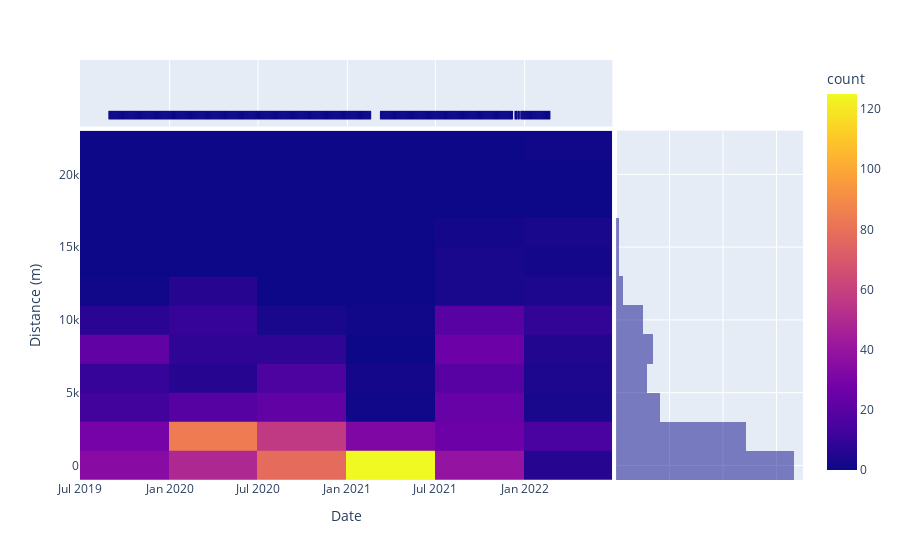

The notebook cell saved with this chart:
### Markdown cell above
![](./fig2.svg)

### Code cell


### Figure 1 — Plotly figure (JSON) as saved in the notebook; plotly's stock layout.template omitted (floating-point values rounded to 4 significant figures; data arrays with more than 128 entries replaced by an {"elided": "..."} marker saying what was removed)
{"data": [{"coloraxis": "coloraxis", "hovertemplate": "Date=%{x}<br>Distance (m)=%{y}<br>count=%{z}<extra></extra>", "name": "", "type": "histogram2d", "x": {"elided": "883 str values"}, "xaxis": "x", "xbingroup": "x", "y": {"elided": "883 float values"}, "yaxis": "y", "ybingroup": "y"}, {"alignmentgroup": "True", "boxpoints": "all", "fillcolor": "rgba(255,255,255,0)", "hoveron": "points", "hovertemplate": "Date=%{x}<extra></extra>", "jitter": 0, "legendgroup": "", "line": {"color": "rgba(255,255,255,0)"}, "marker": {"color": "#0d0887", "symbol": "line-ns-open"}, "name": "", "offsetgroup": "", "showlegend": false, "type": "box", "x": {"elided": "883 str values"}, "xaxis": "x3", "yaxis": "y3"}, {"alignmentgroup": "True", "bingroup": "y", "hovertemplate": "Distance (m)=%{y}<br>count=%{x}<extra></extra>", "legendgroup": "", "marker": {"color": "#0d0887"}, "name": "", "offsetgroup": "", "opacity": 0.5, "showlegend": false, "type": "histogram", "xaxis": "x2", "y": {"elided": "883 float values"}, "yaxis": "y2"}], "layout": {"barmode": "overlay", "coloraxis": {"colorbar": {"title": {"text": "count"}}, "colorscale": [[0, "#0d0887"], [0.1111, "#46039f"], [0.2222, "#7201a8"], [0.3333, "#9c179e"], [0.4444, "#bd3786"], [0.5556, "#d8576b"], [0.6667, "#ed7953"], [0.7778, "#fb9f3a"], [0.8889, "#fdca26"], [1, "#f0f921"]]}, "legend": {"tracegroupgap": 0}, "margin": {"t": 60}, "xaxis": {"anchor": "y", "domain": [0, 0.7363], "title": {"text": "Date"}}, "xaxis2": {"anchor": "y2", "domain": [0.7413, 1], "matches": "x2", "showgrid": true, "showline": false, "showticklabels": false, "ticks": ""}, "xaxis3": {"anchor": "y3", "domain": [0, 0.7363], "matches": "x", "showgrid": true, "showticklabels": false}, "xaxis4": {"anchor": "y4", "domain": [0.7413, 1], "matches": "x2", "showgrid": true, "showline": false, "showticklabels": false, "ticks": ""}, "yaxis": {"anchor": "x", "domain": [0, 0.8316], "title": {"text": "Distance (m)"}}, "yaxis2": {"anchor": "x2", "domain": [0, 0.8316], "matches": "y", "showgrid": true, "showticklabels": false}, "yaxis3": {"anchor": "x3", "domain": [0.8416, 1], "matches": "y3", "showgrid": false, "showline": false, "showticklabels": false, "ticks": ""}, "yaxis4": {"anchor": "x4", "domain": [0.8416, 1], "matches": "y3", "showgrid": true, "showline": false, "showticklabels": false, "ticks": ""}}}
